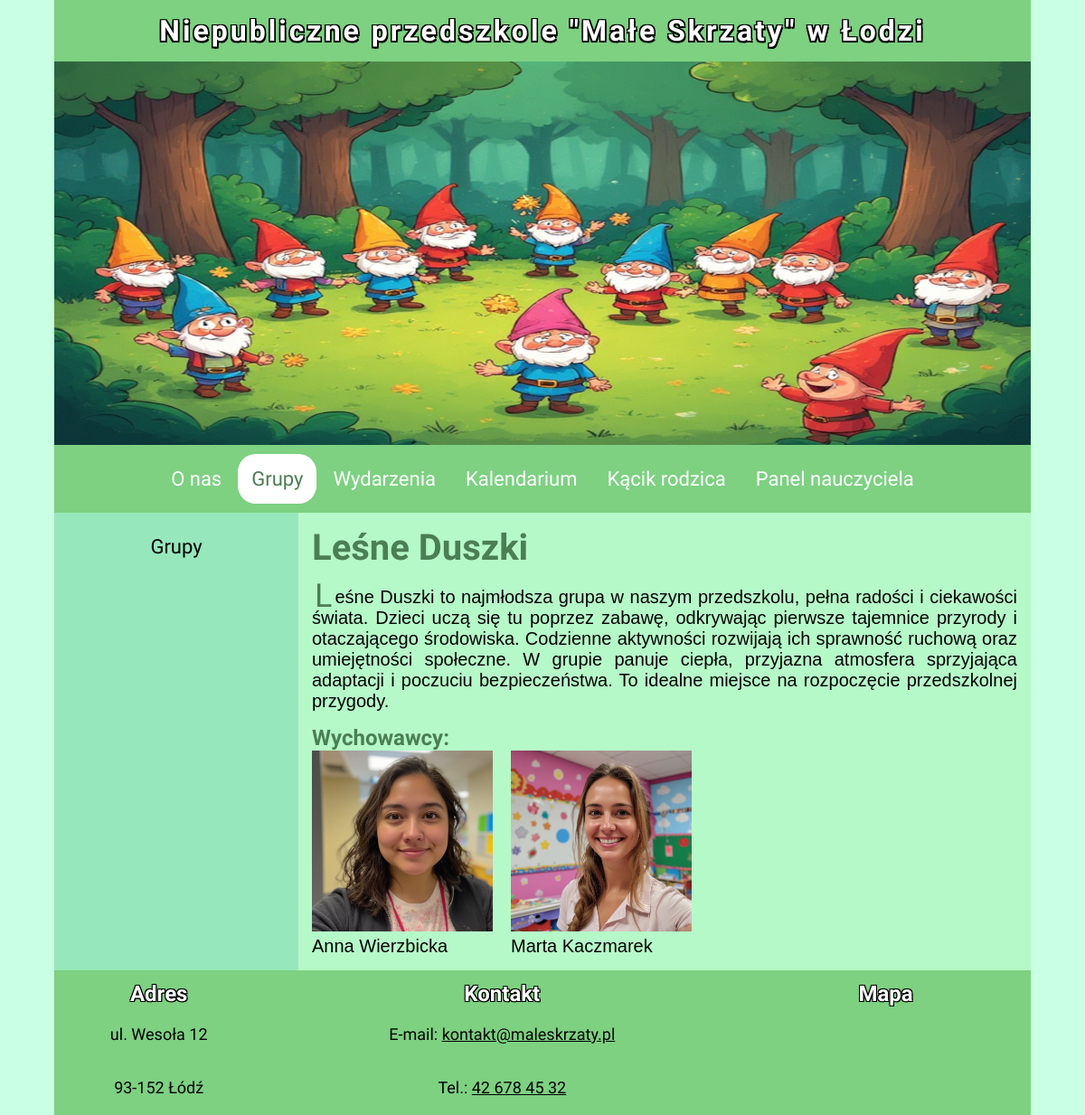
The app's page /grupa.php?grupa=1 with its own data.
### tables this page shows
CREATE TABLE `grupy` (
  `id_grupy` int(11) NOT NULL,
  `nazwa_grupy` varchar(20) NOT NULL,
  `opis_grupy` text NOT NULL,
  `wychowawca1` int(11) NOT NULL,
  `wychowawca2` int(11) DEFAULT NULL
);

### admin/functions.php (called while the page is built, shortened)
<?php
        function removePolishCharacters($text) {
            $map = [
                'ą' => 'a', 'ć' => 'c', 'ę' => 'e', 'ł' => 'l',
                'ń' => 'n', 'ó' => 'o', 'ś' => 's', 'ż' => 'z', 'ź' => 'z',
                'Ą' => 'A', 'Ć' => 'C', 'Ę' => 'E', 'Ł' => 'L',
                'Ń' => 'N', 'Ó' => 'O', 'Ś' => 'S', 'Ż' => 'Z', 'Ź' => 'Z'
            ];
            return strtr($text, $map);
        }
?>

### grupa.php (the view, shortened to what this page needs)
<?php
    $group = $_GET['grupa'];
    require_once 'db/connect.php';
    $conn = new mysqli($host, $user, $pass, $db);
    $query = "SELECT id_grupy, nazwa_grupy, opis_grupy, CONCAT(n1.imie, ' ', n1.nazwisko) AS 'wych1', CONCAT(n2.imie, ' ', n2.nazwisko) AS 'wych2' FROM grupy LEFT JOIN nauczyciele n1 ON grupy.wychowawca1 = n1.id_nauczyciela LEFT JOIN nauczyciele n2 ON grupy.wychowawca2=n2.id_nauczyciela WHERE id_grupy=" . $group;
    $result = $conn->query($query);
    $row = $result->fetch_assoc();
?>
<!DOCTYPE html>
<html lang="pl">
<head>
    <link rel="stylesheet" href="css/style.css">
    <link rel="stylesheet" href="https://cdnjs.cloudflare.com/ajax/libs/font-awesome/7.0.1/css/all.min.css" />
</head>
<body>
    <div class="page">
        <header>
            <h1>Niepubliczne przedszkole "Małe Skrzaty" w Łodzi</h1>
        </header>
        <div class="banner">
            <img src="img/baner1.png" alt="baner">
        </div>
        <nav>
            <div class="nav__links">
                <div class="nav__link"><a href="index.html">O nas</a></div>
                <div class="nav__link current"><a href="grupy.php">Grupy</a></div>
                <div class="nav__link"><a href="wydarzenia.php">Wydarzenia</a></div>
                <div class="nav__link"><a href="kalendarium.html">Kalendarium</a></div>
                <div class="nav__link"><a href="rodzic.php">Kącik rodzica</a></div>
                <div class="nav__link"><a href="admin/index.php">Panel nauczyciela</a></div>
            </div>
        </nav>
        <main>
            <aside>
                 <div class="aside__link"><a href="grupy.php">Grupy</a></div>
            </aside>
            <article>
                <?php
                    require_once 'admin/functions.php';
                    echo '<h2>' . $row['nazwa_grupy'] .'</h2>';
                    echo '<p>'. $row['opis_grupy'] . '</p>';
                    echo '<h4>Wychowawcy: </h4>';
                    echo '<div class="figures">';
                    echo '<figure class="figure__teacher">';
                    echo '<div class="teacher-banner__img">';
                    echo '<img src="img/teachers/' . removePolishCharacters(strtolower(str_replace(' ', '_', $row['wych1'])) . '.jpg">');
                    echo '</div>';
                    echo '<figcaption>'. $row['wych1'];
                    echo '</figure>';
                    if($row['wych2']!=''){
                        echo '<figure class="figure__teacher">';
                        echo '<div class="teacher-banner__img">';
                        echo '<img src="img/teachers/' . removePolishCharacters(strtolower(str_replace(' ', '_', $row['wych2'])) . '.jpg">');
                        echo '</div>';
                        echo '<figcaption>'. $row['wych2'];
                        echo '</figure>';
                    }
                    echo '</div>';
                ?>
            </article>
        </main>
        <footer>
            <table>
                <tr><th>Adres</th><th>Kontakt</th><th>Mapa</th></tr>
                <tr>
                    <td>ul. Wesoła 12</td>
                    <td>E-mail: <a href="mailto:kontakt@maleskrzaty.pl">kontakt@maleskrzaty.pl</a></td>
                    <td rowspan="2">
                        <iframe src="https://www.google.com/maps/embed?pb=!1m18!1m12!1m3!1d733.6564960265912!2d19.482710198832795!3d51.79308105045472!2m3!1f0!2f0!3f0!3m2!1i1024!2i768!4f13.1!3m3!1m2!1s0x471bcb1cb30d33df%3A0x3bddd46b3ba43f17!2sPrzedszkole%20nr%209%20Miejskie!5e0!3m2!1spl!2spl!4v1762619710896!5m2!1spl!2spl" width="150" height="112" style="border:0;" allowfullscreen="" loading="lazy"></iframe>
                    </td>
                </tr>
                <tr>
                    <td>93-152 Łódź</td>
                    <td>Tel.: <a href="tel:426784532">42 678 45 32</a></td>
                </tr>
            </table>
        </footer>
    </div>
</body>
</html>

### css/style.css (style rules this page uses)
* { margin: 0; padding: 0; box-sizing: border-box; }
*:has(a), input[type='submit'], button { transition: all 200ms; }
:root { --bg-primary: #7DD181; --bg-secondary: #96E8BC; --bg-tertiary: #B6F9C9; --text: #4B7F52; }
body { width: 100vw; font-family: "Aclonica", sans-serif; background-color: #C9FFE2; font-size: 24px; display: flex; justify-content: center; overflow-x: hidden; }
.page { width: max(70vw, 1080px); }
img { display: block; width: 100%; }
nav { padding: 10px; background-color: var(--bg-primary); color: #fff; display: flex; flex-direction: column; align-items: center; }
.nav__links { display: flex; flex-direction: row; justify-content: space-evenly; gap: 3px; }
nav a { width: 100%; height: 100%; color: #fff; text-decoration: none; }
.nav__link, .aside__link, .data_show_hide { font-size: 22px; padding: 15px; border-radius: 20px; }
.nav__link:hover, .current, .aside__link:hover, .data_show_hide:hover { background-color: #fff; color: var(--text); }
.nav__link:hover > a, .current > a, .aside__link:hover > a, .data_show_hide:hover>a { color: var(--text); }
main { display: grid; grid-template-columns: 1fr 3fr; }
aside a { color: #000; text-decoration: none; }
.teacher-banner__img, .preschooler-banner__img { width: 200px; height: 200px; margin-bottom: 5px; }

### records on screen
grupy: nazwa_grupy "Leśne Duszki", opis_grupy "Leśne Duszki to najmłodsza grupa w naszym przedszkolu, pełna radości i ciekawości świata. Dzieci uczą się tu poprzez zabawę, odkrywając pierwsze tajemnice przyrody i otaczającego środowiska. Codzienne aktywności rozwijają ich sprawność ruchową oraz umiejętności społeczne. W grupie panuje ciepła, przyjazna atmosfera sprzyjająca adaptacji i poczuciu bezpieczeństwa. To idealne miejsce na rozpoczęcie przedszkolnej przygody."

### other values on screen
$row['wych1'] "Anna Wierzbicka"
$row['wych2'] "Marta Kaczmarek"
